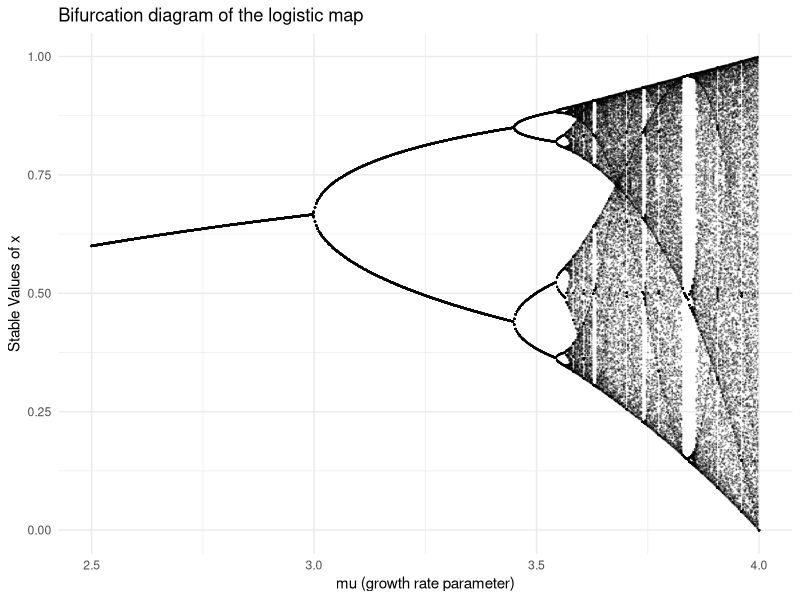
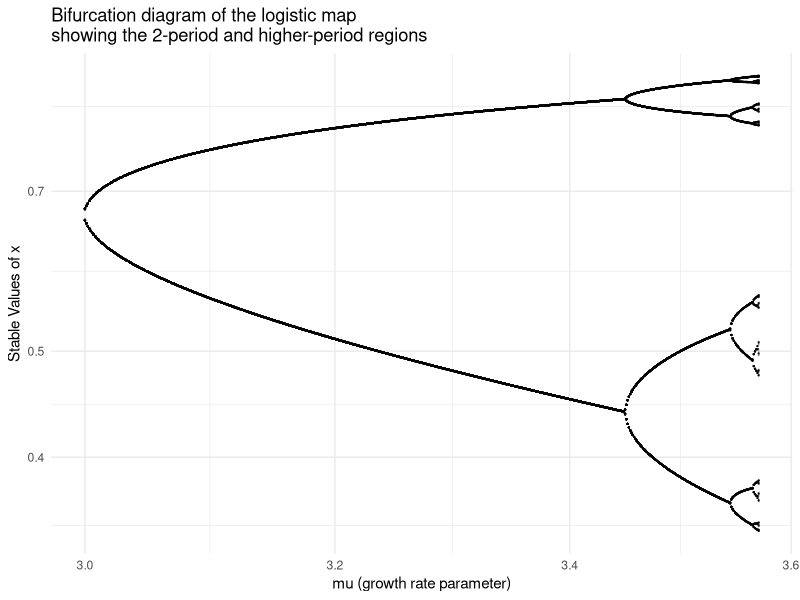
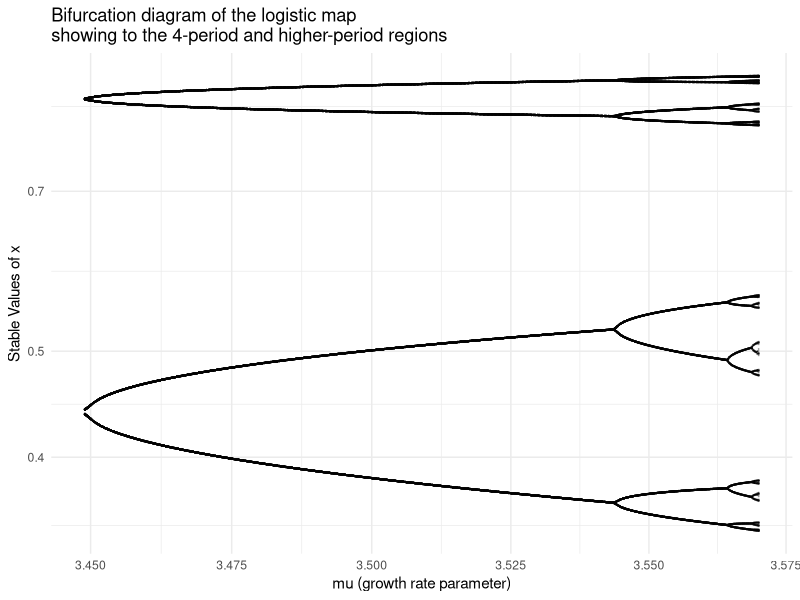

Reproduce these figures in R, in order.

# Load necessary libraries
library(tidyverse)

# Define the logistic map function
logistic_map <- function(x, mu) {
  return(mu * x * (1 - x))
}

# Generate bifurcation data
generate_bifurcation <- function(mu_min, mu_max, mu_steps, x0 = 0.5, n_iter = 1000, n_keep = 300) {
  mu_values <- seq(mu_min, mu_max, length.out = mu_steps)
  bifurcation_data <- data.frame()
  
  for (mu in mu_values) {
    x <- numeric(n_iter)
    x[1] <- x0  # Initial condition
    
    # Iterate the logistic equation
    for (i in 2:n_iter) {
      x[i] <- logistic_map(x[i - 1], mu)
    }
    
    # Store only the last 'n_keep' points (to remove transients)
    temp_df <- data.frame(mu = rep(mu, n_keep), x = tail(x, n_keep))
    bifurcation_data <- rbind(bifurcation_data, temp_df)
  }
  
  return(bifurcation_data)
}

# Generate the bifurcation data
bif_data <- generate_bifurcation(mu_min = 2.5, mu_max = 4, mu_steps = 500)


png("Figures_videos/Assignment_sheet_1/bifurcation_logistic_map.png",
    width = 500*4, # The width of the plot in inches
    height = 520*4, res=300)

# Plot the bifurcation diagram
ggplot(bif_data, aes(x = mu, y = x)) +
  geom_point(color = "black", alpha = 0.2, size = 0.1) +
  labs(title = "Bifurcation diagram of the logistic map",
       x = "mu (growth rate parameter)",
       y = "Stable Values of x") +
  theme_minimal()

dev.off()


# Generate the bifurcation data to show to the 2-period and higher-period regions
bif_data2 <- generate_bifurcation(mu_min = 3, mu_max = 3.57, mu_steps = 500)


# Plot and save the bifurcation diagram

png("Figures_videos/Assignment_sheet_1/bifurcation_logistic_map_2period_detail.png",
    width = 500*4, # The width of the plot in inches
    height = 520*4, res=300)

ggplot(bif_data2, aes(x = mu, y = x)) +
  geom_point(color = "black", alpha = 0.2, size = 0.1) +
  labs(title = "Bifurcation diagram of the logistic map\nshowing the 2-period and higher-period regions",
       x = "mu (growth rate parameter)",
       y = "Stable Values of x") +
  scale_x_log10() + 
  scale_y_log10() +
  theme_minimal()

dev.off()

# Generate the bifurcation data to show to the 4-period and higher-period regions
bif_data3 <- generate_bifurcation(mu_min = 3.449, mu_max = 3.57, mu_steps = 500)

# Plot and save the bifurcation diagram

png("Figures_videos/Assignment_sheet_1/bifurcation_logistic_map_4period_detail.png",
    width = 500*4, # The width of the plot in inches
    height = 520*4, res=300)

ggplot(bif_data3, aes(x = mu, y = x)) +
  geom_point(color = "black", alpha = 0.2, size = 0.1) +
  labs(title = "Bifurcation diagram of the logistic map\nshowing to the 4-period and higher-period regions",
       x = "mu (growth rate parameter)",
       y = "Stable Values of x") +
  scale_x_log10() + 
  scale_y_log10() +
  theme_minimal()

dev.off()
